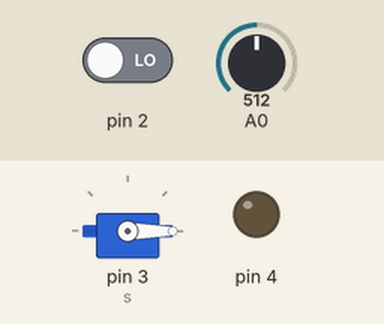
This sketch was run on a simulated Arduino Uno, built with avr-gcc and run on an emulated ATmega328P. Parts: servo, output pins drawn as LEDs (lit = HIGH). The inputs (shaded band) are chosen by the test bench; at power-on: A0 = 512, pin 2 LOW.

Above: at 1.2 s.
1.3 s: A0 set to 193
2.8 s: A0 set to 164
At 3.8 s:
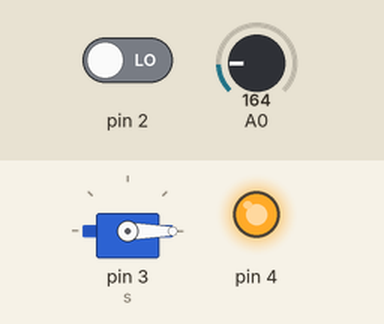
4.3 s: pin 2 driven HIGH
At 5.0 s:
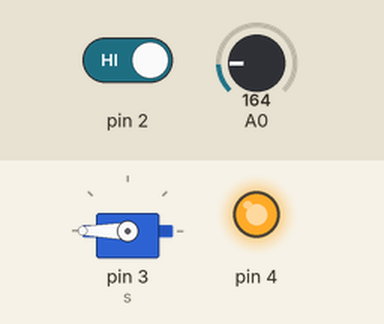
Timing chart, 0 to 7.3 s (numbered marks = the images above; inputs shaded):
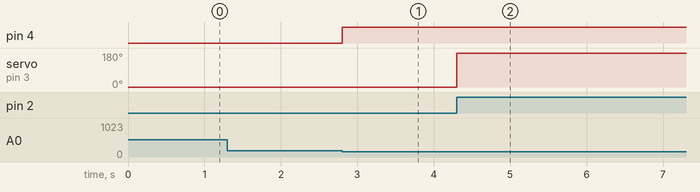

The sketch:

smarthome1.ino
```cpp
#include <Servo.h>

Servo s;

void setup()
{
  pinMode(4, OUTPUT);
  pinMode(2, INPUT);

  s.attach(3);
}

void loop()
{
  s.write(0);

  int pir = digitalRead(2);
  double a = analogRead(A0);
  double t = (((a / 1024) * 5) - 0.5) * 100;

  if(pir){
    s.write(180);
    delay(5000);
  }

  if(t > 35)
    digitalWrite(4, 0);

  else
    digitalWrite(4, 1);
}
```

Measured:
- the behaviour switches between 175 and 174 on A0 (found by bisection; images 0 and 1)
- after the input at 1.3 s, every drawn part: stays the same
- after the input at 2.8 s, pin 4: LOW → HIGH at once
- after the input at 4.3 s, servo on pin 3 (s): 0° → 180° at once
